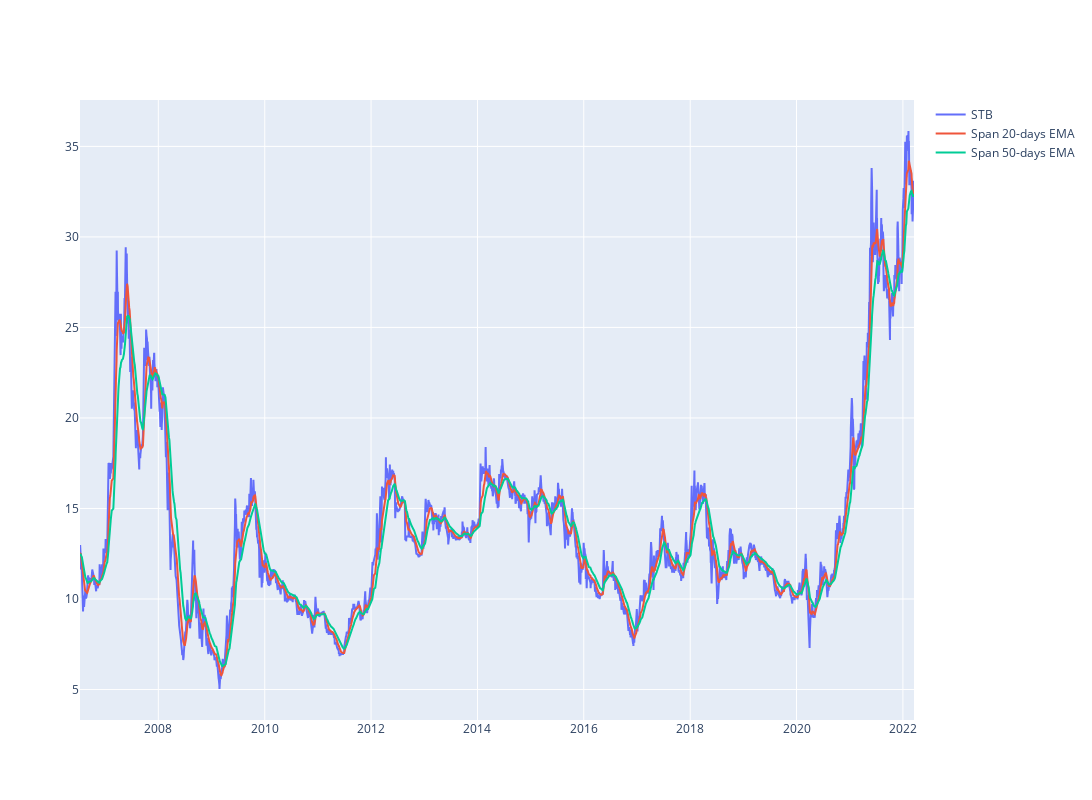

Notebook code for this chart:
### Code cell
#plot linechart for stock price
short_rolling = df['<CloseFixed>'].rolling(window=20).mean()

ema_long = df['<CloseFixed>'].ewm(span=50, adjust=False).mean()
ema_short = df['<CloseFixed>'].ewm(span=20, adjust=False).mean()
line_price = df['<CloseFixed>']
fig = go.Figure()
#px.line(df_hpg, x='datetime', y='<CloseFixed>', labels={'x':'Date', 'y':'Price'})

fig.update_layout(  autosize=False,   width=1200,    height=800)
fig.add_trace(go.Scatter(x=df.datetime, y=line_price, 
                        mode='lines', name='STB'))

fig.add_trace(go.Scatter(x=df.datetime, y=ema_short, 
                        mode='lines', name='Span 20-days EMA'))

fig.add_trace(go.Scatter(x=df.datetime, y=ema_long, 
                        mode='lines', name='Span 50-days EMA'))

### Figure 1 — Plotly figure (JSON) as saved in the notebook; plotly's stock layout.template omitted (floating-point values rounded to 4 significant figures; data arrays with more than 128 entries replaced by an {"elided": "..."} marker saying what was removed)
{"data": [{"mode": "lines", "name": "STB", "type": "scatter", "x": {"elided": "3913 str values"}, "y": {"elided": "3913 float values"}}, {"mode": "lines", "name": "Span 20-days EMA", "type": "scatter", "x": {"elided": "3913 str values"}, "y": {"elided": "3913 float values"}}, {"mode": "lines", "name": "Span 50-days EMA", "type": "scatter", "x": {"elided": "3913 str values"}, "y": {"elided": "3913 float values"}}], "layout": {"autosize": false, "height": 800, "width": 1200}}
